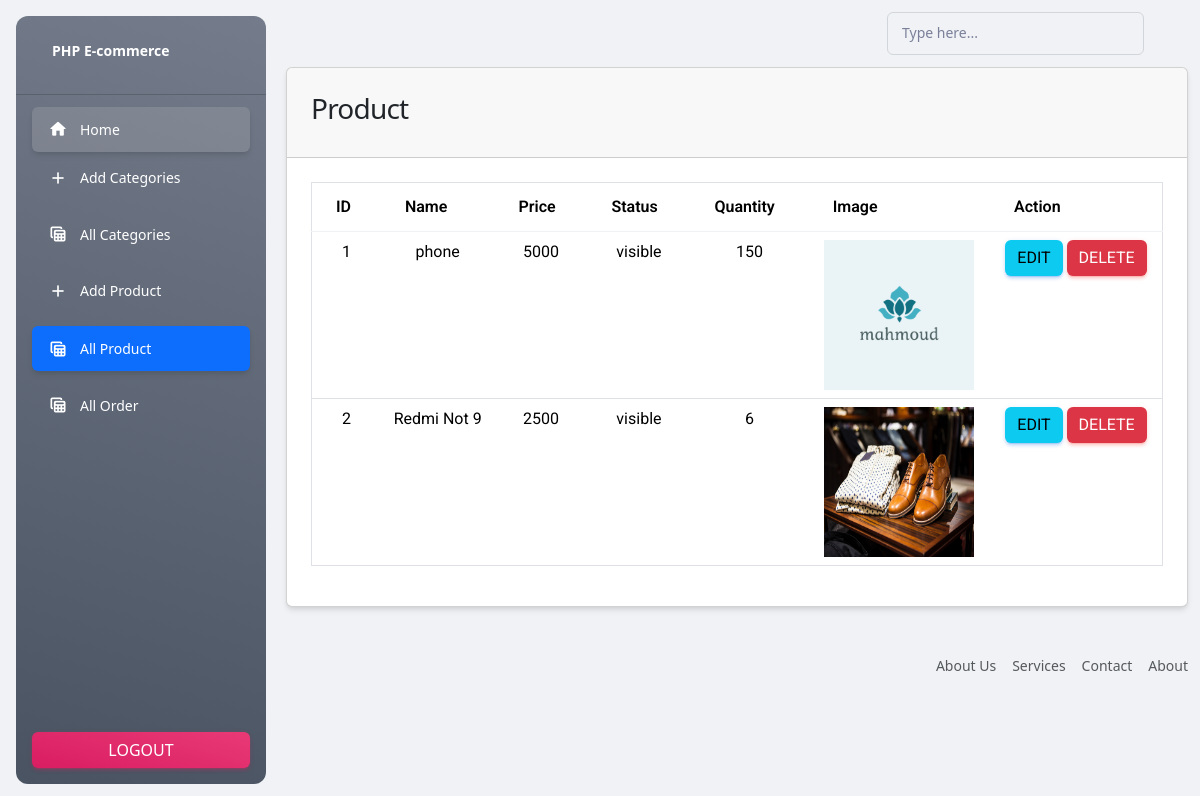
The page /E-commerce/Admin/AllProduct.php (signed in) on the database its author committed.
### tables this page shows
CREATE TABLE `products` (
  `id` int(11) NOT NULL,
  `name` varchar(75) DEFAULT NULL,
  `price` int(11) DEFAULT NULL,
  `status` int(11) DEFAULT NULL,
  `qty` int(11) DEFAULT NULL,
  `image` varchar(255) DEFAULT NULL,
  `cat_id` bigint(20) DEFAULT NULL
);

### E-commerce/Admin/AllProduct.php (the view, shortened to what this page needs)
<?php
include_once("./pages/header.php");
$sql = "SELECT * FROM `products`";
$result = mysqli_query($conn, $sql);
$products = mysqli_fetch_all($result, MYSQLI_ASSOC);
?>
<div class="container">
    <div class="row">
        <div class="col-md-12">
            <div class="card">
                <div class="card-header">
                    <h3>Product</h3>
                </div>
                <div class="card-body">
                    <table class="table ">
                        <thead class="border">
                            <tr>
                                <th scope="col">ID</th>
                                <th scope="col">Name</th>
                                <th scope="col">Price</th>
                                <th scope="col">Status</th>
                                <th scope="col">Quantity</th>
                                <th scope="col">image</th>
                                <th scope="col">Action</th>
                            </tr>
                        </thead>
                        <tbody class="text-center">
                            <?php
                            $count = 1;
                            foreach ($products as $key => $value): ?>
                                <tr class="border">
                                    <td scope="row">
                                        <?= $count++ ?>
                                    </td>
                                    <td>
                                        <?= $value["name"] ?>
                                    </td>
                                    <td>
                                        <?= $value["price"] ?>
                                    </td>
                                    <td>
                                        <?= $value["status"] == "1" ? "visible" : "hidden" ?>
                                    </td>
                                    <td>
                                        <?= $value["qty"] ?>
                                    </td>
                                    <td>
                                        <img src="img/product_img/<?= $value["image"] ?>" width="150" height="150" alt="">
                                    </td>
                                    <td>
                                        <a href="./EditProduct.php?id=<?= $value["id"] ?>" class="btn btn-info">Edit</a>
                                        <a href="./controller/product/DeleteController.php?id=<?= $value["id"] ?>"
                                            class="btn btn-danger">Delete</a>
                                    </td>
                                </tr>
                                <?php
                            endforeach; ?>
                        </tbody>
                    </table>
                </div>
            </div>
        </div>
    </div>
</div>
<?php
include_once("./pages/footer.php");
?>

### rows shown on the page
products: name "phone", price "5000", status "visible", qty "150", image (picture)
products: name "Redmi Not 9", price "2500", status "visible", qty "6", image (picture)
